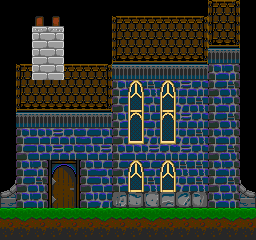

Tiled map render using the project's own tile images. Description and the whole map definition, tile-layer contents included, below:
An orthogonal 16x15 tile map with 16x16 px tiles, 2 tile layers (back, front).

<map version="1.0" orientation="orthogonal" width="16" height="15" tilewidth="16" tileheight="16">
 <tileset firstgid="1" name="town" tilewidth="16" tileheight="16">
  <image source="../../../img/tiles/town.gif" trans="ff00ff" width="256" height="256" />
 </tileset>
 <layer name="back" width="16" height="15">
  <data encoding="csv">
16,16,0,0,16,16,0,0,0,0,0,0,0,1,3,16,
0,0,39,40,0,0,0,1,2,2,2,2,3,17,19,0,
0,0,55,56,0,0,0,17,18,18,18,18,19,33,35,0,
0,0,55,56,0,0,0,33,34,34,34,34,35,76,76,0,
0,1,55,56,2,2,3,76,76,76,76,76,76,122,123,0,
0,17,18,18,18,18,19,122,9,75,9,90,91,106,107,0,
0,33,34,34,34,34,35,106,25,91,25,74,75,122,123,0,
0,76,76,76,76,76,76,122,41,73,41,90,91,106,107,0,
0,122,89,90,91,73,89,106,57,74,57,74,75,122,123,0,
0,106,89,90,91,89,90,122,89,90,91,90,91,106,107,0,
0,122,123,13,14,122,73,106,9,73,9,75,75,122,123,0,
154,106,107,29,30,106,89,122,25,75,25,74,75,106,107,158,
170,122,123,45,46,122,74,225,226,227,243,228,229,122,123,174,
0,0,0,0,0,0,0,0,0,0,0,0,0,0,0,0,
0,0,0,0,0,0,0,0,0,0,0,0,0,0,0,0
</data>
 </layer>
 <layer name="front" width="16" height="15">
  <data encoding="csv">
0,0,0,0,0,0,0,0,0,0,0,0,0,0,0,0,
0,0,0,0,0,0,0,0,0,0,0,0,0,0,0,0,
0,0,0,0,0,0,0,0,0,0,0,0,0,0,0,0,
0,0,0,0,0,0,0,0,0,0,0,0,0,0,0,0,
0,0,0,0,0,0,0,0,0,0,0,0,0,0,0,0,
0,0,0,0,0,0,0,0,0,0,0,0,0,0,0,0,
0,0,0,0,0,0,0,0,0,0,0,0,0,0,0,0,
0,0,0,0,0,0,0,0,0,0,0,0,0,0,0,0,
0,0,0,0,0,0,0,0,0,0,0,0,0,0,0,0,
0,0,0,0,0,0,0,0,0,0,0,0,0,0,0,0,
0,0,0,0,0,0,0,0,0,0,0,0,0,0,0,0,
0,0,0,0,0,0,0,0,0,0,0,0,0,0,0,0,
0,0,0,0,0,0,0,0,0,0,0,0,0,0,0,0,
177,178,179,180,181,177,178,179,177,178,179,180,181,177,178,179,
193,194,195,196,197,193,194,195,193,194,195,196,197,193,194,195
</data>
 </layer>
 <objectgroup name="objects" width="16" height="15">
  <properties>
   <property name="tags" value="[&quot;lab&quot;]" />
  </properties>
 </objectgroup>
</map>
